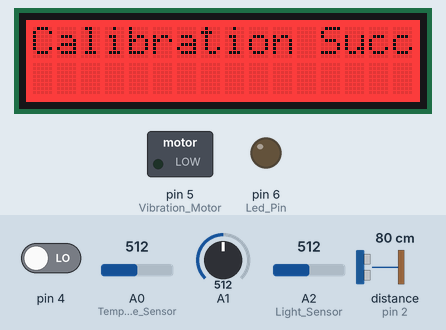
Bench run of a sketch on a simulated Arduino Uno, built with avr-gcc and run on an emulated ATmega328P. Shown: 16×2 character LCD, switched loads named in the sketch (green lamp = pin HIGH), output pins drawn as LEDs (lit = HIGH). The inputs (shaded band) are chosen by the test bench; at power-on: pin 4 LOW, A0 (Temperature_Sensor) = 512, A1 = 512, A2 (Light_Sensor) = 512, distance to the obstacle (sensor on pin 2) 80 cm. What the sketch prints to the serial monitor is not drawn.

Above: at 20.1 s.
20.2 s: pin 4 driven HIGH
24.0 s: pin 4 driven LOW
At 27.2 s:
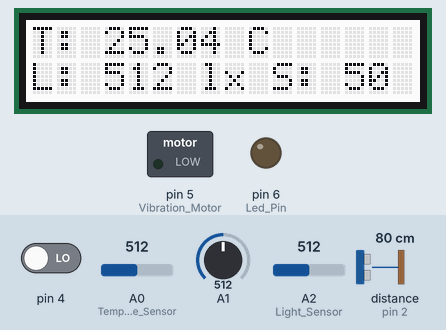
32.8 s: A0 (Temperature_Sensor) set to 490
At 42.1 s:
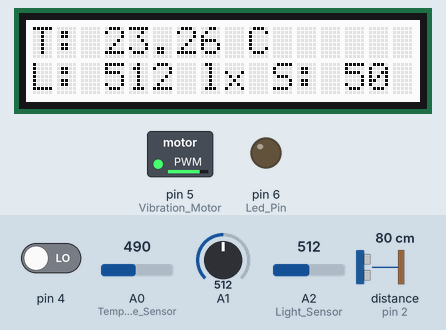
43.2 s: A1 set to 490
At 51.9 s:
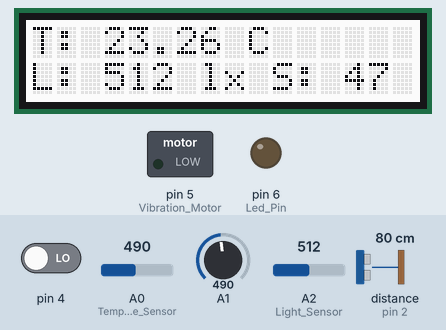
52.1 s: A2 (Light_Sensor) set to 490
At 60.8 s:
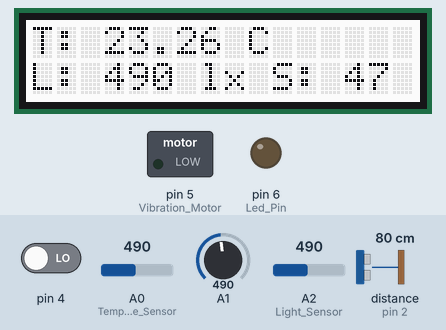
61.0 s: A0 (Temperature_Sensor) set to 510
At 69.7 s:
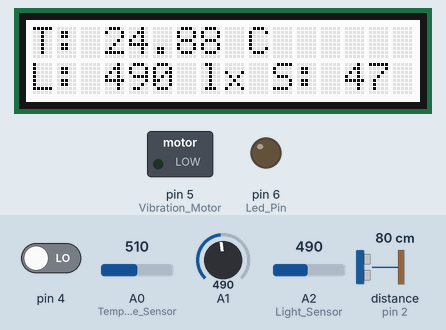
Timing chart, 0 to 70.9 s (numbered marks = the images above; inputs shaded):
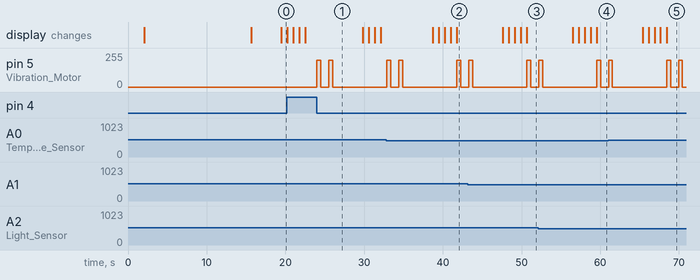

The sketch:

Home_mon.ino
```cpp
#include <Wire.h>
#include <rgb_lcd.h>
#include <Ultrasonic.h>
#include <math.h>

#define Light_Sensor (A2)
#define Temperature_Sensor (A0)
int Sound_Sensor= A1;
int batman =	2;
#define Touch_Sensor (3)
int Vibration_Motor	=	5;
int Led_Pin	=	6;
int Buzzer=7;

rgb_lcd lcd;
Ultrasonic ultrasonic(2);

// int lightCalibrationValue = 0;
// int soundCalibrationValue = 0;
// int distanceCalibrationValue = 0;
// int visibleLuxThreshold = 0;
float temp_sum = 0;
float light_sum = 0;
float sound_sum = 0;
float distance_sum = 0;
int num_readings = 0;
float temp_avg = 0;
// float light_avg = 0;
// float sound_avg = 0;
// float distance_avg = 0;
unsigned long touchDuration;

// // define constants for calibration time and delay
// const unsigned long CALIBRATION_TIME = 5000; // 5 seconds
// const unsigned long PASSIVE_DELAY_TIME = 2000; // 2 seconds
// const unsigned long ACTIVE_DELAY_TIME = 30; // 30 milliseconds

// define variables to store calibrated values
float calibratedTemp;
float calibratedLight;
float calibratedSound;
float calibratedDistance;

// define variable to store current mode (0 for passive, 1 for active)
int currentMode = 0;

//funcs


float getTemperature(int t){
  const int B = 4275;         // B value of the thermistor
  const int R0 = 100000;
  delay(100);      // R0 = 100k
  int a = analogRead(t);    // Integer: 0-1023
  float R = 1023.0/a-1.0;
  R = R0*R;
  float temperature = 1.0/(log(R/R0)/B+1/298.15)-273.15;  // convert to temperature via datasheet
  return temperature;
}


float getLight() {
  float op = analogRead(Light_Sensor);
  // float po = map(op, 0, 800, 0, 10);
  delay(1000);
  return op;
}// gets light reads


int readSoundLevel() {
    // read sound sensor value
    int soundValue = analogRead(A1);

    // map sound sensor value to a more user-friendly range (0-100)
    int soundLevel = map(soundValue, 0, 1023, 0, 100);

    return soundLevel;
}


bool isCalibrationSuccessful() {
  return (calibratedLight != 0 && calibratedSound != 0 && calibratedDistance != 0 && calibratedTemp != 0);
}

unsigned long readTouchDuration() {
    // check if touch sensor is pressed
    if (digitalRead(4) == HIGH) {
        // record start time of touch
        unsigned long touchStartTime = millis();

        // wait until touch sensor is released
        while (digitalRead(4) == HIGH);

        // caltouchculate duration of touch in milliseconds
        touchDuration = millis() - touchStartTime;

        // return touchDuration;
    } else {
        return 0;
    }
}


void touch_func(){
    // unsigned long touchDuration = readTouchDuration();
    if (touchDuration > 0) {
        Serial.print("Touch duration: ");
        Serial.print(touchDuration);
        Serial.println(" ms");
    }

    if (touchDuration >= 3000) {
        vibrateMotor(200,1500);
        Serial.println("Active Mode Active");
        currentMode = 1;
        lcd.setRGB(255, 0,0);
    }
    else if (touchDuration>0 && touchDuration<=2000){
      vibrateMotor(200,500);
      delay(1000);
      vibrateMotor(200,500);
      Serial.println("Passive Mode");
      currentMode = 0;
      lcd.setColorWhite();
      }
    // else if(currentMode=1 && touchDuration=2000){
    //   vibrateMotor(255,100);
    //   delay(100);
    //   vibrateMotor(255,100);
    //   Serial.println("Passive Mode v2");
    //   currentMode=0;
    //   lcd.setColorWhite();
    // }
}

long batman_ear(){
  long RangeInCentimeters;
  RangeInCentimeters = ultrasonic.MeasureInCentimeters();
  delay(150);
  return RangeInCentimeters;
}

void vibrateMotor(int speed, int duration) {
  analogWrite(Vibration_Motor, speed); // set the motor speed
  delay(duration); // vibrate the motor for the specified duration in milliseconds
  analogWrite(Vibration_Motor, 0); // stop the motor
}


void triggerAlarm(String ee) {
  // turn on the red LED bulb and generate a buzzer tone
  for (int i = 0; i < 5; i++) {
    digitalWrite(6, HIGH); // turn on the LED bulb
    digitalWrite(7,HIGH);   // generate a tone for 500 ms
    delay(300); // wait for 300 ms
    digitalWrite(6, LOW); // turn off the LED bulb
    digitalWrite(7,LOW);
    delay(300); // wait for 300 ms
    lcd.clear();
    lcd.print(ee);
  }
}


void calib_sensor(){
  lcd.print("Calibrating...");
  for (int i = 0; i < 6; i++) {
    // Read the sensor values
    float temp = getTemperature(A0);
    float light = getLight();
    float sound = readSoundLevel();
    float distance = batman_ear();

    // Add the values to the running total
    temp_sum += temp;
    light_sum += light;
    sound_sum += sound;
    distance_sum += distance;
    num_readings++;

    // Delay between readings
    delay(1000);
  }

  // Compute the average values
  calibratedTemp = temp_sum / num_readings;
  calibratedLight = light_sum / num_readings;
  calibratedSound = sound_sum / num_readings;
  calibratedDistance = distance_sum / num_readings;
  lcd.clear();
  lcd.print("Calibration Successful");
}


void calib_values_check(){
  if (isCalibrationSuccessful()) {
    lcd.clear();
    lcd.print("Calibration");
    lcd.setCursor(0, 1);
    lcd.print("Successful");
  }
  else {
    lcd.clear();
    lcd.print("Calibration");
    lcd.setCursor(0, 1);
    lcd.print("Failure, adjust");
    delay(1000);
    lcd.clear();
    lcd.print("Arduino position");
  }}


void setup() {
  // put your setup code here, to run once:
  Serial.begin(9600);
  pinMode(Temperature_Sensor, INPUT);
  pinMode(Light_Sensor, INPUT);
  pinMode(3, INPUT);
  pinMode(Led_Pin, OUTPUT);
  pinMode(Vibration_Motor, OUTPUT);
  lcd.begin(16, 2);
  lcd.setRGB(255, 0, 0); // Red
  lcd.print("Passive Mode");
  currentMode=0;
  delay(2000);
  lcd.setRGB(255, 255, 255);
  lcd.clear();
  calib_sensor();
}


void loop() {
  // put your main code here, to run repeatedly:
  readTouchDuration();
  touch_func();
  if (currentMode==0){
    // Passive monitoring mode
    delay(2000);  // Delay of 2 seconds between readings
    float current_temperature = getTemperature(A0);
    int current_light_intensity = getLight();
    int current_sound_level = readSoundLevel();

    // Check if the current temperature is within the optimal range
    if (current_temperature < 10 || current_temperature > 35) {
      // Temperature is outside the optimal range
      // Alert the user by flashing the backlight display between red and white
      int color = WHITE;
      for (int i = 0; i < 5; i++) {
        lcd.setColor(color);        // Set the color of the backlight display
        delay(750);                              // Delay of 750 ms between color changes
        color = (color == WHITE) ? RED : WHITE;  // Toggle between red and white
      }
    }

    // Check if the current sound level is high
    if (current_sound_level > 25) {
      // Sound level is high
      // Alert the user by flashing the backlight display between red and white
      int color = WHITE;
      for (int i = 0; i < 5; i++) {
        lcd.setColor(color);       // Set the color of the backlight display
        delay(750);     // Delay of 750 ms between color changes
        color = (color == WHITE) ? RED : WHITE;  // Toggle between red and white
      }
    }

    // Display the current sensor values on the backlight display
    lcd.clear();
    lcd.setCursor(0, 0);  // set the cursor to the first line
    lcd.print("T: ");
    lcd.print(current_temperature);
    lcd.print(" C    ");
    lcd.setCursor(0, 1);  // set the cursor to the second line
    lcd.print("L: ");
    lcd.print(current_light_intensity);
    lcd.print(" lx    ");
    lcd.setCursor(10, 1);  // move the cursor to the 11th column on the second line
    lcd.print("S: ");
    lcd.print(current_sound_level);
    lcd.print(" dB");
  }
  else if (currentMode==1) {
    //active monitoring
    float current_temperature2 = getTemperature(A0);
    int current_light_intensity2 = getLight();
    int current_distance2 = batman_ear();
    // Check for any abrupt changes in the environment
    if (current_temperature2 - calibratedTemp > 10) {
       // Abrupt change in temperature
      // Trigger the alarm
      // trigger_alarm("Temperature change");
      triggerAlarm("alarm temp");
      // Serial.println("alarm temp");
    }
    else if (current_light_intensity2 - calibratedLight > 500) {
      // Abrupt change in light intensity
      // Trigger the alarm
      // trigger_alarm("Light change");
      triggerAlarm("alarm light");

    } else if (calibratedDistance - current_distance2 > 10) {
      // Abrupt change in distance
      // Trigger the alarm
      // trigger_alarm("Movement detected");
      triggerAlarm("alarm move");
    }

    // Display the current sensor values on the backlight display
    lcd.clear();
    lcd.setCursor(0, 0);  // set the cursor to the first line
    lcd.print("T: ");
    lcd.print(current_temperature2);
    lcd.print(" C    ");
    lcd.setCursor(0, 1);  // set the cursor to the second line
    lcd.print("L: ");
    lcd.print(current_light_intensity2);
    lcd.print(" lx    ");
    lcd.setCursor(10, 1);  // move the cursor to the 11th column on the second line
    lcd.print("D: ");
    lcd.print(current_distance2);
    lcd.print("cm");
    Serial.println(calibratedDistance);
  }
  else{
    Serial.print(":Flops");
  }
}
```

Measured:
- after the input at 24.0 s, pin 5 (Vibration_Motor): alternates 200/255 for 0.50 s and 0/255 for 1.0 s, 4 changes in all, then stays 0/255, starting at once
- after the input at 32.8 s, the display: first differs from a run without the input after 9.0 s (image 2)
- after the input at 43.2 s, the display: first differs from a run without the input after 7.5 s (image 3)
- after the input at 52.1 s, the display: first differs from a run without the input after 7.5 s (image 4)
- after the input at 61.0 s, the display: first differs from a run without the input after 7.4 s (image 5)
